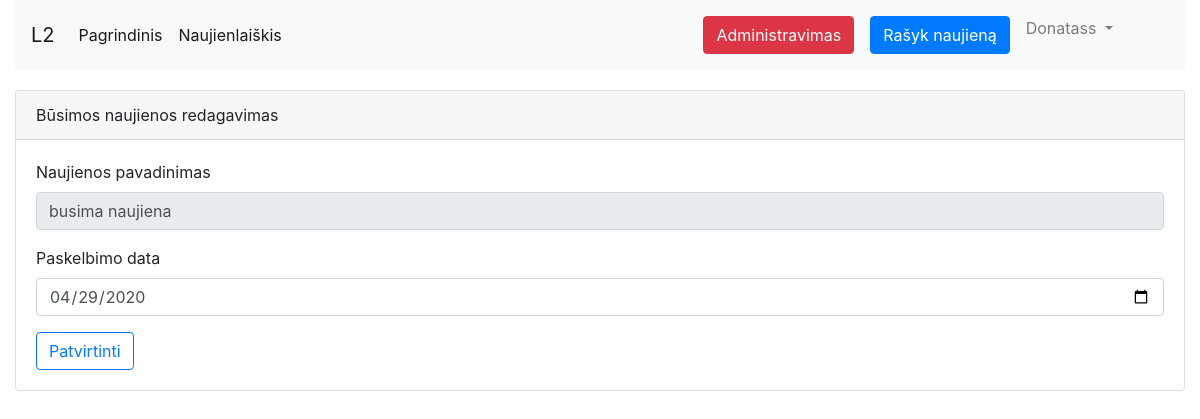
Page /admin/future-edit.php?id=21 (signed in) on the committed database.
### tables this page shows
CREATE TABLE IF NOT EXISTS `user` (
  `id` int(11) NOT NULL AUTO_INCREMENT,
  `name` varchar(255) DEFAULT NULL,
  `surname` varchar(255) DEFAULT NULL,
  `email` varchar(255) DEFAULT NULL,
  `password` varchar(255) DEFAULT NULL,
  `last_login` date DEFAULT NULL,
  `created_at` date DEFAULT NULL,
  `updated_at` date DEFAULT NULL,
  `last_ip` varchar(255) DEFAULT NULL,
  `type` char(16) DEFAULT NULL,
  PRIMARY KEY (`id`)
);

CREATE TABLE IF NOT EXISTS `future_news` (
  `id` int(11) NOT NULL AUTO_INCREMENT,
  `publish_date` date DEFAULT NULL,
  `fk_NEWSid` int(11) NOT NULL,
  PRIMARY KEY (`id`),
  KEY `fk_NEWSid` (`fk_NEWSid`)
);

CREATE TABLE IF NOT EXISTS `news` (
  `id` int(11) NOT NULL AUTO_INCREMENT,
  `title` varchar(255) DEFAULT NULL,
  `text` varchar(255) DEFAULT NULL,
  `created_at` date DEFAULT NULL,
  `updated_at` date DEFAULT NULL,
  `comment_status` tinyint(1) DEFAULT NULL,
  `status` char(7) DEFAULT NULL,
  `fk_USERid` int(11) NOT NULL,
  `fk_ADMINid` int(11) DEFAULT NULL,
  PRIMARY KEY (`id`),
  KEY `fk_USERid` (`fk_USERid`),
  KEY `fk_ADMINid` (`fk_ADMINid`)
);

### maincore.php (called while the page is built, shortened)
<?php
$host   = 'localhost';
$user   = 'root';
$pass   = '';
$db     = 'db_laboras';
try{
    $pdo = new PDO('mysql:host='.$host.';dbname='.$db, $user, $pass);
    $pdo->setAttribute(PDO::ATTR_ERRMODE, PDO::ERRMODE_EXCEPTION);
    $pdo->setAttribute(PDO::ATTR_EMULATE_PREPARES, false);
    $pdo->query("SET Names 'utf8'");
}catch(PDOException $e){
    die($e->getMessage());
}
if($_SESSION['login']){
    $query = $pdo->prepare("SELECT * FROM `user` WHERE `id` = ?");
    $query->execute([$_SESSION['user']]);
    $user = $query->fetch(PDO::FETCH_BOTH);
}
$query = $pdo->prepare("SELECT * FROM `future_news` WHERE `publish_date` <= ?");
$query->execute([date("Y-m-d")]);
foreach($query as $row){
    $query2 = $pdo->prepare("SELECT * FROM `news` WHERE `id` = ?");
    $query2->execute([$row['fk_NEWSid']]);
    $row2 = $query2->fetch(PDO::FETCH_BOTH);
    if($row2['status'] == 1) {
        $query = $pdo->prepare("UPDATE `news` SET `updated_at` = ? WHERE `id` = ?");
        $query->execute([date("Y-m-d"), $row['fk_NEWSid']]);
        $query = $pdo->prepare("DELETE FROM `future_news` WHERE `id` = ?");
        $query->execute([$row['id']]);
    }
}

### functions.php (called while the page is built, shortened)
<?php
function is_admin(int $userid) : bool
{
    require('maincore.php');
    $query = $pdo->prepare("SELECT * FROM `admin` WHERE `fk_USERid` = ?");
    $query->execute([$userid]);
    if($query->rowCount() > 0) return true;
    return false;
}
function news_title($newsid){
    require ('maincore.php');
    $query = $pdo->prepare("SELECT `title` FROM `news` WHERE `id` = ?");
    $query->execute([$newsid]);
    return $query->fetch(PDO::FETCH_BOTH)['title'];
}

### admin/future-edit.php (the view, shortened to what this page needs)
<?php
require('../head.php');
if($_SESSION['login']) {
    $query = $pdo->prepare("SELECT * FROM `future_news` WHERE `id` = ?");
    $query->execute([$_GET['id']]);
    $row = $query->fetch(PDO::FETCH_BOTH);
    if (is_admin($_SESSION['user'])) {
        echo '
            <div class="row">
                <div class="col-md-12">
                    <div class="card">
                        <div class="card-header">Būsimos naujienos redagavimas</div>
                        <div class="card-body">
                            <form method="post" action="admin/future-edit.php?id=' . $_GET['id'] . '">
                                <div class="form-group">
                                    <label for="date">Naujienos pavadinimas</label>
                                    <input type="text" disabled name="date" id="title" class="form-control" required value="' . news_title($row['fk_NEWSid']) . '">
                                </div>
                                <div class="form-group">
                                    <label for="date">Paskelbimo data</label>
                                    <input type="date" name="publish_date" id="publish_date" class="form-control" required value="' . $row['publish_date'] . '">
                                </div>
                                <input type="submit" name="ok" class="btn btn-outline-primary" value="Patvirtinti" />
                            </form>
                        </div>
                    </div>
                </div>
            </div>
            ';
    }
}

### head.php (shortened to what this page needs)
<!DOCTYPE html>
<html lang="en">
<?php
require_once('maincore.php');
require_once('functions.php');
?>
<head>
    <link rel="stylesheet" type="text/css" href="css/bootstrap.css">
    <link rel="stylesheet" type="text/css" href="css/main.css">
    <link href="css/lightbox.css" rel="stylesheet" />
    <link href="https://cdn.jsdelivr.net/gh/gitbrent/bootstrap4-toggle@3.6.1/css/bootstrap4-toggle.min.css" rel="stylesheet">
</head>
<body>
<div class="container-fluid">
    <nav class="navbar navbar-expand-lg navbar-light bg-light">
        <a class="navbar-brand" href="#">L2</a>
        <div class="collapse navbar-collapse" id="navbarSupportedContent">
            <ul class="navbar-nav mr-auto">
                <li class="nav-item active">
                    <a class="nav-link" href="index.php">Pagrindinis <span class="sr-only">(current)</span></a>
                </li>
                <li class="nav-item active">
                    <a class="nav-link" href="subscription.php">Naujienlaiškis</a>
                </li>
            </ul>
            <ul class="navbar-nav mr-5">
                <?php
                if(!$_SESSION['login']){
                echo '
                <li class="nav-item">
                    <a class="nav-link" href="login.php">Prisijungimas</a>
                </li>
                <li class="nav-item">
                    <a class="nav-link" href="register.php">Registracija</a>
                </li>';
                }else{
                    if(is_admin($_SESSION['user'])){
                        echo '
                       <li class="nav-item">
                        <a class="nav-link" href="admin/index.php"><button class="btn btn-danger">Administravimas</button></a>
                       </li>';
                    }
                    echo '
                   <li class="nav-item">
                    <a class="nav-link" href="addnews.php"><button class="btn btn-primary">Rašyk naujieną</button></a>
                   </li>
                   <li class="nav-item dropdown">
                    <a class="nav-link dropdown-toggle" href="#" id="navbarDropdown" role="button" data-toggle="dropdown" aria-haspopup="true" aria-expanded="false">
                      '.$user['name'].'
                    </a>
                    <div class="dropdown-menu" aria-labelledby="navbarDropdown">
                      <a class="dropdown-item" href="profile.php">Profilis</a>
                      <a class="dropdown-item" href="edit-profile.php">Profilio redagavimas</a>
                      <a class="dropdown-item" href="logout.php">Atsijungti</a>
                    </div>
                  </li>';
                }
                ?>
            </ul>
        </div>
    </nav>

### css/main.css (style rules this page uses)
nav { margin-bottom: 20px; }
.card { margin-bottom: 20px; }
.active a { color: #fff; }

### rows in the picture
user: name "Donatass"
future_news: date "busima naujiena", publish_date "04/29/2020"
